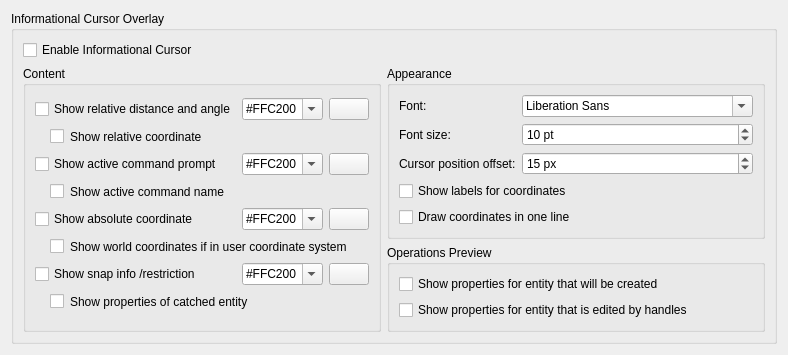
     <widget class="QWidget" name="tabInfoCursor">
      <attribute name="title">
       <string>Info Cursor</string>
      </attribute>
      <layout class="QGridLayout" name="gridLayout_33">
       <item row="0" column="0">
        <widget class="QGroupBox" name="groupBox_15">
         <property name="title">
          <string>Informational Cursor Overlay </string>
         </property>
         <layout class="QGridLayout" name="gridLayout_30">
          <item row="1" column="1">
           <widget class="QGroupBox" name="groupBox_16">
            <property name="title">
             <string>Appearance</string>
            </property>
            <layout class="QGridLayout" name="gridLayout_31">
             <item row="2" column="1">
              <widget class="QFontComboBox" name="fcbInfoOverlayFont">
               <property name="toolTip">
                <string>Font that should be used for drawing elements of informational cursor.</string>
               </property>
              </widget>
             </item>
             <item row="6" column="0" colspan="2">
              <widget class="QCheckBox" name="cbInfoOverlayInOneLine">
               <property name="toolTip">
                <string>If checked, components of coordinate will be drawn in one line. Otherwise, each component will be on own line. </string>
               </property>
               <property name="text">
                <string>Draw coordinates in one line</string>
               </property>
              </widget>
             </item>
             <item row="2" column="0">
              <widget class="QLabel" name="label_21">
               <property name="text">
                <string>Font:</string>
               </property>
              </widget>
             </item>
             <item row="5" column="0" colspan="2">
              <widget class="QCheckBox" name="cbInfoOverlayShowLabels">
               <property name="toolTip">
                <string>If checked, labels for coordinate components will be shown. Otherwise, standard form of coordinates will be displayed.</string>
               </property>
               <property name="text">
                <string>Show labels for coordinates</string>
               </property>
              </widget>
             </item>
             <item row="3" column="1">
              <widget class="QSpinBox" name="sbInfoOverlayFontSize">
               <property name="toolTip">
                <string>Font size, in points</string>
               </property>
               <property name="suffix">
                <string> pt</string>
               </property>
               <property name="minimum">
                <number>5</number>
               </property>
               <property name="maximum">
                <number>30</number>
               </property>
               <property name="value">
                <number>10</number>
               </property>
              </widget>
             </item>
             <item row="3" column="0">
              <widget class="QLabel" name="label_19">
               <property name="text">
                <string>Font size:</string>
               </property>
              </widget>
             </item>
             <item row="4" column="1">
              <widget class="QSpinBox" name="sbInfoOverlayOffset">
               <property name="toolTip">
                <string>Offset of labels from the cursor point.</string>
               </property>
               <property name="suffix">
                <string> px</string>
               </property>
               <property name="minimum">
                <number>2</number>
               </property>
               <property name="maximum">
                <number>30</number>
               </property>
               <property name="value">
                <number>15</number>
               </property>
              </widget>
             </item>
             <item row="4" column="0">
              <widget class="QLabel" name="label_20">
               <property name="text">
                <string>Cursor position offset:</string>
               </property>
              </widget>
             </item>
            </layout>
           </widget>
          </item>
          <item row="0" column="0" colspan="2">
           <widget class="QCheckBox" name="cbInfoOverlayEnable">
            <property name="toolTip">
             <string>If checked, informational cursor will be enabled and shown where applicable.</string>
            </property>
            <property name="text">
             <string>Enable Informational Cursor</string>
            </property>
           </widget>
          </item>
          <item row="2" column="1">
           <widget class="QGroupBox" name="groupBox_18">
            <property name="title">
             <string>Operations Preview</string>
            </property>
            <layout class="QGridLayout" name="gridLayout_34">
             <item row="0" column="0">
              <widget class="QCheckBox" name="cbInfoOverlayPreviewCreatingEntity">
               <property name="text">
                <string>Show properties for entity that will be created</string>
               </property>
              </widget>
             </item>
             <item row="1" column="0">
              <widget class="QCheckBox" name="cbInfoOverlayPreviewEditingEntity">
               <property name="text">
                <string>Show properties for entity that is edited by handles</string>
               </property>
              </widget>
             </item>
            </layout>
           </widget>
          </item>
          <item row="1" column="0" rowspan="2">
           <widget class="QGroupBox" name="groupBox_17">
            <property name="title">
             <string>Content</string>
            </property>
            <layout class="QGridLayout" name="gridLayout_32">
             <item row="1" column="0" colspan="3">
              <widget class="QCheckBox" name="cbInfoOverlayRelativeDeltas">
               <property name="toolTip">
                <string>If checked, show relative coordinate</string>
               </property>
               <property name="styleSheet">
                <string notr="true">margin-left:15px</string>
               </property>
               <property name="text">
                <string>Show relative coordinate</string>
               </property>
              </widget>
             </item>
             <item row="4" column="0">
              <widget class="QCheckBox" name="cbInfoOverlayAbsolutePosition">
               <property name="toolTip">
                <string>If checked, absolute position of snap point will be shown.</string>
               </property>
               <property name="text">
                <string>Show absolute coordinate</string>
               </property>
              </widget>
             </item>
             <item row="0" column="0">
              <widget class="QCheckBox" name="cbInfoOverlayRelative">
               <property name="toolTip">
                <string>If checked, relative distance and angle from relative zero point to snap point will be shown.</string>
               </property>
               <property name="text">
                <string>Show relative distance and angle</string>
               </property>
              </widget>
             </item>
             <item row="0" column="2">
              <widget class="QPushButton" name="pbInfoOverlayRelativeColor">
               <property name="sizePolicy">
                <sizepolicy hsizetype="Maximum" vsizetype="Fixed">
                 <horstretch>0</horstretch>
                 <verstretch>0</verstretch>
                </sizepolicy>
               </property>
               <property name="toolTip">
                <string>Click to select color</string>
               </property>
               <property name="text">
                <string/>
               </property>
               <property name="icon">
                <iconset resource="../../../../../res/controls/controls.qrc">
                 <normaloff>:/controls/colorxx.png</normaloff>:/controls/colorxx.png</iconset>
               </property>
              </widget>
             </item>
             <item row="2" column="2">
              <widget class="QPushButton" name="pbInfoOverlayCommandPromptColor">
               <property name="sizePolicy">
                <sizepolicy hsizetype="Maximum" vsizetype="Fixed">
                 <horstretch>0</horstretch>
                 <verstretch>0</verstretch>
                </sizepolicy>
               </property>
               <property name="toolTip">
                <string>Click to select color</string>
               </property>
               <property name="text">
                <string/>
               </property>
               <property name="icon">
                <iconset resource="../../../../../res/controls/controls.qrc">
                 <normaloff>:/controls/colorxx.png</normaloff>:/controls/colorxx.png</iconset>
               </property>
              </widget>
             </item>
             <item row="2" column="0">
              <widget class="QCheckBox" name="cbInfoOverlayCommandPrompt">
               <property name="toolTip">
                <string>If checked, the prompt of the active command will be shown.</string>
               </property>
               <property name="text">
                <string>Show active command prompt</string>
               </property>
              </widget>
             </item>
             <item row="6" column="0">
              <widget class="QCheckBox" name="cbInfoOverlaySnap">
               <property name="toolTip">
                <string>If checked, information about the type of snap and restrictions will be shown for snap point (if any)</string>
               </property>
               <property name="text">
                <string>Show snap info /restriction</string>
               </property>
              </widget>
             </item>
             <item row="4" column="2">
              <widget class="QPushButton" name="pbcbInfoOverlayAbsolutePositionColor">
               <property name="sizePolicy">
                <sizepolicy hsizetype="Maximum" vsizetype="Fixed">
                 <horstretch>0</horstretch>
                 <verstretch>0</verstretch>
                </sizepolicy>
               </property>
               <property name="toolTip">
                <string>Click to select color</string>
               </property>
               <property name="text">
                <string/>
               </property>
               <property name="icon">
                <iconset resource="../../../../../res/controls/controls.qrc">
                 <normaloff>:/controls/colorxx.png</normaloff>:/controls/colorxx.png</iconset>
               </property>
              </widget>
             </item>
             <item row="4" column="1">
              <widget class="QComboBox" name="cbInfoOverlayAbsolutePositionColor">
               <property name="toolTip">
                <string>Color for absolute snap coordinates.</string>
               </property>
               <property name="accessibleDescription">
                <string notr="true"/>
               </property>
               <property name="editable">
                <bool>true</bool>
               </property>
               <item>
                <property name="text">
                 <string notr="true">#FFC200</string>
                </property>
               </item>
               <item>
                <property name="text">
                 <string>#1E90FF</string>
                </property>
               </item>
              </widget>
             </item>
             <item row="6" column="1">
              <widget class="QComboBox" name="cbInfoOverlaySnapColor">
               <property name="toolTip">
                <string>Color for snap type/restriction</string>
               </property>
               <property name="accessibleDescription">
                <string notr="true"/>
               </property>
               <property name="editable">
                <bool>true</bool>
               </property>
               <item>
                <property name="text">
                 <string notr="true">#FFC200</string>
                </property>
               </item>
               <item>
                <property name="text">
                 <string>#1E90FF</string>
                </property>
               </item>
              </widget>
             </item>
             <item row="6" column="2">
              <widget class="QPushButton" name="pbInfoOverlaySnapColor">
               <property name="sizePolicy">
                <sizepolicy hsizetype="Maximum" vsizetype="Fixed">
                 <horstretch>0</horstretch>
                 <verstretch>0</verstretch>
                </sizepolicy>
               </property>
               <property name="toolTip">
                <string>Click to select color</string>
               </property>
               <property name="text">
                <string/>
               </property>
               <property name="icon">
                <iconset resource="../../../../../res/controls/controls.qrc">
                 <normaloff>:/controls/colorxx.png</normaloff>:/controls/colorxx.png</iconset>
               </property>
              </widget>
             </item>
             <item row="0" column="1">
              <widget class="QComboBox" name="cbInfoOverlayRelativeColor">
               <property name="toolTip">
                <string>Color for relative distance and angle</string>
               </property>
               <property name="accessibleDescription">
                <string notr="true"/>
               </property>
               <property name="editable">
                <bool>true</bool>
               </property>
               <item>
                <property name="text">
                 <string notr="true">#FFC200</string>
                </property>
               </item>
               <item>
                <property name="text">
                 <string>#1E90FF</string>
                </property>
               </item>
              </widget>
             </item>
             <item row="2" column="1">
              <widget class="QComboBox" name="cbInfoOverlayCommandPromptColor">
               <property name="toolTip">
                <string>Color for the command prompt</string>
               </property>
               <property name="accessibleDescription">
                <string notr="true"/>
               </property>
               <property name="editable">
                <bool>true</bool>
               </property>
               <item>
                <property name="text">
                 <string notr="true">#FFC200</string>
                </property>
               </item>
               <item>
                <property name="text">
                 <string>#1E90FF</string>
                </property>
               </item>
              </widget>
             </item>
             <item row="5" column="0" colspan="3">
              <widget class="QCheckBox" name="cbShowWorldCoordinates">
               <property name="toolTip">
                <string>If set and user coordinate system is active, absolute coodinate in world coordinate system will be also shown.</string>
               </property>
               <property name="styleSheet">
                <string notr="true">margin-left:15px</string>
               </property>
               <property name="text">
                <string>Show world coordinates if in user coordinate system</string>
               </property>
              </widget>
             </item>
             <item row="3" column="0" colspan="3">
              <widget class="QCheckBox" name="cbInfoOverlayCommandName">
               <property name="toolTip">
                <string>If checked, name of active command will be shown before command prompt</string>
               </property>
               <property name="styleSheet">
                <string notr="true">margin-left:15px</string>
               </property>
               <property name="text">
                <string>Show active command name</string>
               </property>
              </widget>
             </item>
             <item row="7" column="0" colspan="3">
              <widget class="QCheckBox" name="cbInfoOverlaySnapEntityInfo">
               <property name="toolTip">
                <string>If checked, short overview properties of the entity's that is catched for selection will be shown. </string>
               </property>
               <property name="styleSheet">
                <string notr="true">margin-left:15px</string>
               </property>
               <property name="text">
                <string>Show properties of catched entity</string>
               </property>
              </widget>
             </item>
            </layout>
           </widget>
          </item>
         </layout>
        </widget>
       </item>
       <item row="2" column="0">
        <spacer name="verticalSpacer_8">
         <property name="orientation">
          <enum>Qt::Vertical</enum>
         </property>
         <property name="sizeHint" stdset="0">
          <size>
           <width>20</width>
           <height>0</height>
          </size>
         </property>
        </spacer>
       </item>
      </layout>
     </widget>
